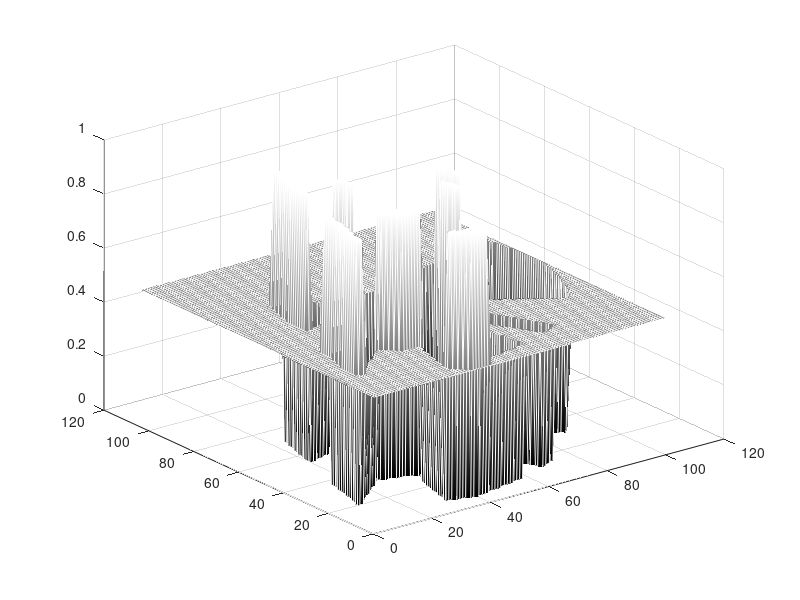

MATLAB code to generate this figure: (Note: this script raises an error after producing the figure.)
%% Laser scanner plotted as unweighted and weighted bayesian (sick s300) test loaded from file
%%
if(exist('UnweightedLaser1','var') == 0)
    load('lidar01.mat');
end
close all


%% Plot original
fig1 = figure;
surf(UnweightedLaser4(1:105, 20:120), 'EdgeColor', 'w',  'LineWidth', 0.01, 'FaceColor','interp')
colormap('gray')
%colorbar
set(fig1,'Color',[1,1,1])
set(fig1,'Renderer','zbuffer');


%% Bayesian kernel
KernelSize = 4;
BayesKernel = zeros(KernelSize);
s = 1;
m = KernelSize/2;
[X, Y] = meshgrid(1:KernelSize);
BayesKernel = (1/(2*pi*s^2))*exp(-((X-m).^2 + (Y-m).^2)/(2*s^2));
BayesKernel = BayesKernel / 0.9;

figure, imagesc(BayesKernel)


%% Plot weighted
fig2 = figure;
WeightedLaser = conv2(UnweightedLaser4, BayesKernel, 'valid');
surf(WeightedLaser(1:105, 20:120), 'EdgeColor', 'w',  'LineWidth', 0.01, 'FaceColor','interp')
colormap('gray')
set(fig2,'Color',[1,1,1])
%meshgrid(UnweightedLaser2);





